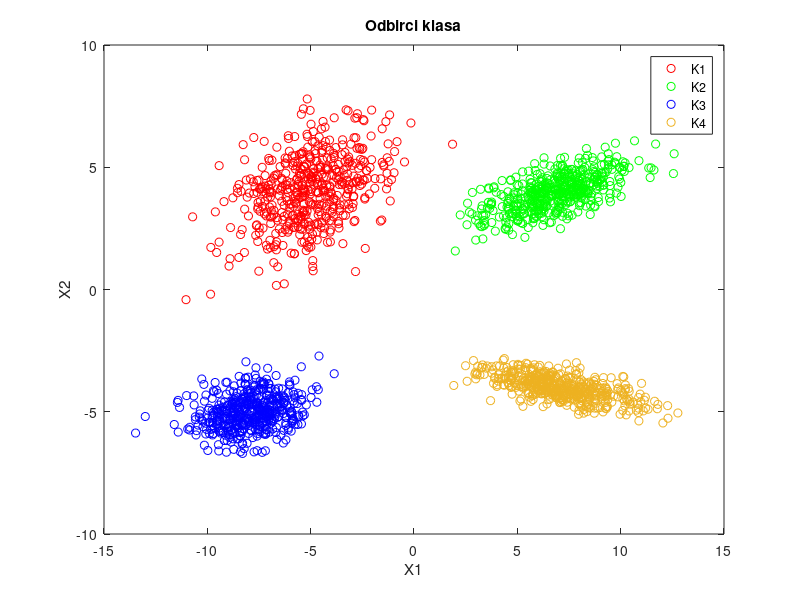
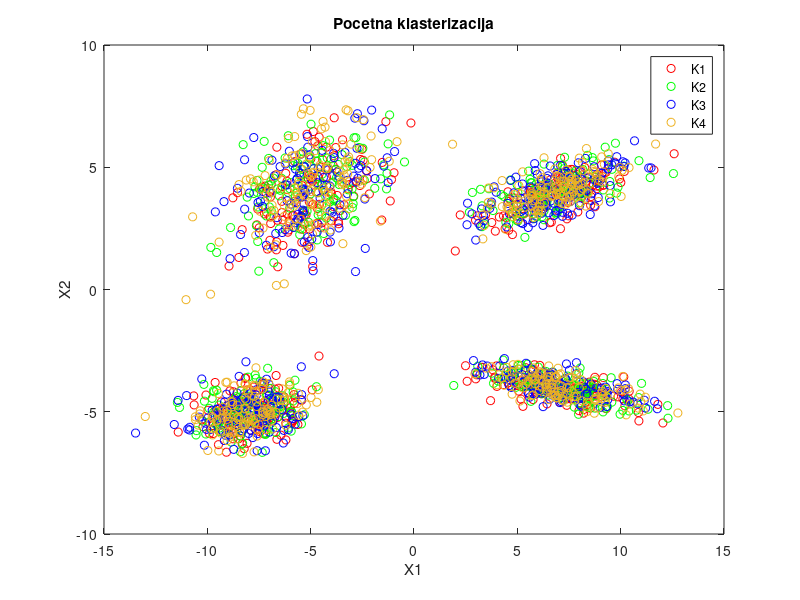
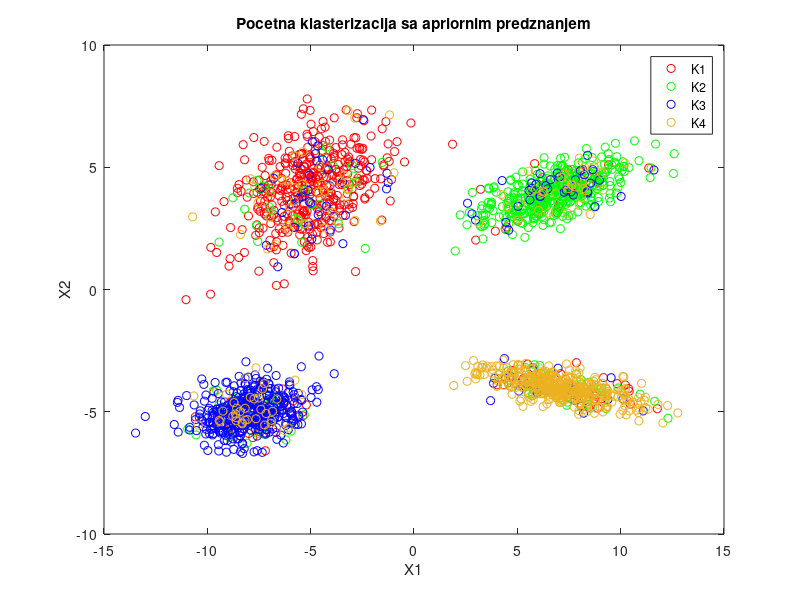
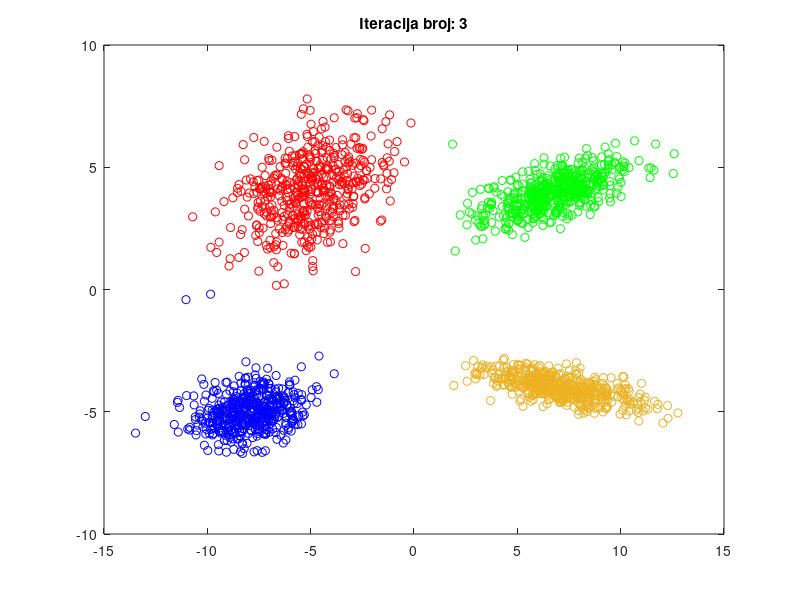

MATLAB code for these plots, in order: (Note: this script raises an error after producing the figures.)
%% Domaci zadatak iz prepoznavanja oblika - zadatak 4, zahtev 1

clear;
close all;
clc;

%% Generisanje dvodimenzionalna odbiraka od 4 linearno separabilne klase
N=500;

%Klasa 1

M1 = [-5; 4];
S1 = [3.5 1.1;1.1 2];
[F1,L1]=eig(S1);
T1=F1*L1^(1/2);
X1 = (T1*randn(2,N)+M1*ones(1,N));

%Klasa 2

M2 = [7; 4]; 
S2 = [3 0.8;0.8 0.5];
[F2,L2]=eig(S2);
T2=F2*L2^(1/2);
X2 = (T2*randn(2,N)+M2*ones(1,N));

%Klasa 3

M3 = [-8; -5];
S3 = [2 0.3;0.3 0.5];
[F3,L3]=eig(S3);
T3=F3*L3^(1/2);
X3 = (T3*randn(2,N)+M3*ones(1,N));

%Klasa 4

M4 = [7; -4];
S4 = [4 -0.6;-0.6 0.23];
[F4,L4]=eig(S4);
T4=F4*L4^(1/2);
X4 = (T4*randn(2,N)+M4*ones(1,N));

figure(12);
plot(X1(1,:),X1(2,:),'ro'); 
hold on
plot(X2(1,:),X2(2,:),'go');
plot(X3(1,:),X3(2,:),'bo');
plot(X4(1,:),X4(2,:),'o','color',[0.9290 0.6940 0.1250]);

xlabel('X1');
ylabel('X2');
legend('K1','K2','K3','K4');
title('Odbirci klasa');
hold off

%% C-mean klasterizacija (nasumicna pocetna klasterizacija)

test=rand(4,N);

K1=[];
K2=[];
K3=[];
K4=[];

for i=1:N                       % iteriranje kroz X1
    if test(1,i)<0.25
        K1=[K1 X1(:,i)];
    elseif test(1,i)<0.5
        K2=[K2 X1(:,i)];
    elseif test(1,i)<0.75
        K3=[K3 X1(:,i)];
    else 
        K4=[K4 X1(:,i)];
    end
end

for i=1:N                       % iteriranje kroz X2
    if test(2,i)<0.25
        K1=[K1 X2(:,i)];
    elseif test(2,i)<0.5
        K2=[K2 X2(:,i)];
    elseif test(2,i)<0.75
        K3=[K3 X2(:,i)];
    else 
        K4=[K4 X2(:,i)];
    end
end

for i=1:N                       % iteriranje kroz X3
    if test(3,i)<0.25
        K1=[K1 X3(:,i)];
    elseif test(3,i)<0.5
        K2=[K2 X3(:,i)];
    elseif test(3,i)<0.75
        K3=[K3 X3(:,i)];
    else 
        K4=[K4 X3(:,i)];
    end
end

for i=1:N                        % iteriranje kroz X4
    if test(4,i)<0.25
        K1=[K1 X4(:,i)];
    elseif test(4,i)<0.5
        K2=[K2 X4(:,i)];
    elseif test(4,i)<0.75
        K3=[K3 X4(:,i)];
    else 
        K4=[K4 X4(:,i)];
    end
end
        
figure(13); 
plot(K1(1,:),K1(2,:),'ro');
hold on; 
plot(K2(1,:),K2(2,:),'go'); 
plot(K3(1,:),K3(2,:),'bo');
plot(K4(1,:),K4(2,:),'o','color',[0.9290 0.6940 0.1250]); 
title('Pocetna klasterizacija');
xlabel('X1');
ylabel('X2');
legend('K1','K2','K3','K4');
hold off


%% C-mean klasterizacija (pocetna klasterizacija sa apriornim predznanjem)

test=rand(4,N*3/10);

K1=X1(:,N*3/10+1:end);
K2=X2(:,N*3/10+1:end);
K3=X3(:,N*3/10+1:end);
K4=X4(:,N*3/10+1:end);

for i=1:N*3/10                  % iteriranje kroz X1
    if test(1,i)<0.25
        K1=[K1 X1(:,i)];
    elseif test(1,i)<0.5
        K2=[K2 X1(:,i)];
    elseif test(1,i)<0.75
        K3=[K3 X1(:,i)];
    else 
        K4=[K4 X1(:,i)];
    end
end
for i=1:N*3/10                  % iteriranje kroz X2
    if test(2,i)<0.25
        K1=[K1 X2(:,i)];
    elseif test(2,i)<0.5
        K2=[K2 X2(:,i)];
    elseif test(2,i)<0.75
        K3=[K3 X2(:,i)];
    else 
        K4=[K4 X2(:,i)];
    end
end

for i=1:N*3/10                  % iteriranje kroz X3
    if test(3,i)<0.25
        K1=[K1 X3(:,i)];
    elseif test(3,i)<0.5
        K2=[K2 X3(:,i)];
    elseif test(3,i)<0.75
        K3=[K3 X3(:,i)];
    else 
        K4=[K4 X3(:,i)];
    end
end

for i=1:N*3/10                  % iteriranje kroz X4
    if test(4,i)<0.25
        K1=[K1 X4(:,i)];
    elseif test(4,i)<0.5
        K2=[K2 X4(:,i)];
    elseif test(4,i)<0.75
        K3=[K3 X4(:,i)];
    else 
        K4=[K4 X4(:,i)];
    end
end
        
figure(14); 
plot(K1(1,:),K1(2,:),'ro');
hold on; 
plot(K2(1,:),K2(2,:),'go'); 
plot(K3(1,:),K3(2,:),'bo'); 
plot(K4(1,:),K4(2,:),'o','color',[0.9290 0.6940 0.1250]); 
title('Pocetna klasterizacija sa apriornim predznanjem');
xlabel('X1');
ylabel('X2');
legend('K1','K2','K3','K4');
hold off

%% Klasterizacija 4 klase

%broj elemenata u klasterima

N1=length(K1(1,:));
N2=length(K2(1,:));
N3=length(K3(1,:));
N4=length(K4(1,:));

%srednje vrednosti klastera

M1=mean(K1,2);
M2=mean(K2,2);
M3=mean(K3,2);
M4=mean(K4,2);

itermax=100;               %maks broj iteracija
l=1;
reclust=1;                  % 1 je ako ima reklasterizacije, 0 ako je nema

while (l<itermax) && reclust
    K1pom=[];
    K2pom=[];
    K3pom=[];
    K4pom=[];
    
    reclust=0;
    
    for i=1:N1                  % racunamo euklidsko rastojanje i trazimo minimum za 1. klasu
        d1=sum((K1(:,i)-M1).^2);
        d2=sum((K1(:,i)-M2).^2);
        d3=sum((K1(:,i)-M3).^2);
        d4=sum((K1(:,i)-M4).^2);
        dmin=min([d1 d2 d3 d4]);
        
        if d1==dmin
            K1pom=[K1pom K1(:,i)];
        elseif d2==dmin
            K2pom=[K2pom K1(:,i)];
            reclust=1;
        elseif d3==dmin
            K3pom=[K3pom K1(:,i)];
            reclust=1;  
        else
            K4pom=[K4pom K1(:,i)];
            reclust=1;  
        end
    end
    
    for i=1:N2                  % racunamo euklidsko rastojanje i trazimo minimum za 2. klasu
        d1=sum((K2(:,i)-M1).^2);
        d2=sum((K2(:,i)-M2).^2);
        d3=sum((K2(:,i)-M3).^2);
        d4=sum((K2(:,i)-M4).^2);
        dmin=min([d1 d2 d3 d4]);
        
        if d1==dmin
            K1pom=[K1pom K2(:,i)];
            reclust=1;
        elseif d2==dmin
            K2pom=[K2pom K2(:,i)];
        elseif d3==dmin
            K3pom=[K3pom K2(:,i)];
            reclust=1;  
        else
            K4pom=[K4pom K2(:,i)];
            reclust=1;  
        end
    end
    
        for i=1:N3              % racunamo euklidsko rastojanje i trazimo minimum za 3. klasu
        d1=sum((K3(:,i)-M1).^2);
        d2=sum((K3(:,i)-M2).^2);
        d3=sum((K3(:,i)-M3).^2);
        d4=sum((K3(:,i)-M4).^2);
        dmin=min([d1 d2 d3 d4]);
        
        if d1==dmin
            K1pom=[K1pom K3(:,i)];
            reclust=1;
        elseif d2==dmin
            K2pom=[K2pom K3(:,i)];
            reclust=1;
        elseif d3==dmin
            K3pom=[K3pom K3(:,i)]; 
        else
            K4pom=[K4pom K3(:,i)];
            reclust=1;  
        end
    end

    for i=1:N4                  % racunamo euklidsko rastojanje i trazimo minimum za 4. klasu
        d1=sum((K4(:,i)-M1).^2);
        d2=sum((K4(:,i)-M2).^2);
        d3=sum((K4(:,i)-M3).^2);
        d4=sum((K4(:,i)-M4).^2);
        dmin=min([d1 d2 d3 d4]);
        
        if d1==dmin
            K1pom=[K1pom K4(:,i)];
            reclust=1;
        elseif d2==dmin
            K2pom=[K2pom K4(:,i)];
            reclust=1;
        elseif d3==dmin
            K3pom=[K3pom K4(:,i)];
            reclust=1;
        else
            K4pom=[K4pom K4(:,i)];
        end
    end
    
    clear K1 K2 K3 K4;
    K1=K1pom;
    K2=K2pom;
    K3=K3pom;
    K4=K4pom;
    
    figure(15); 
    plot(K1(1,:),K1(2,:),'ro'); 
    hold on; 
    plot(K2(1,:),K2(2,:),'go');
    plot(K3(1,:),K3(2,:),'bo');
    plot(K4(1,:),K4(2,:),'o','color',[0.9290 0.6940 0.1250]);
    hold off;
    title(['Iteracija broj: ' num2str(l)]);
    pause
    
    % priprema za narednu iteraciju
    
    N1=length(K1(1,:)); 
    N2=length(K2(1,:));
    N3=length(K3(1,:));
    N4=length(K4(1,:));
    
    M1=mean(K1,2);
    M2=mean(K2,2);
    M3=mean(K3,2);
    M4=mean(K4,2);
    
    l=l+1;
  
    
end

%% Klasterizacija kada apriorno ne poznajemo broj klasa ( pretpostavka da postoje 3 klase)


%% C-mean klasterizacija (nasumicna pocetna klasterizacija sa 3 klase)

test=rand(4,N);

K1=[];
K2=[];
K3=[];

for i=1:N                   % skup X1
    if test(1,i)<1/3
        K1=[K1 X1(:,i)];
    elseif test(1,i)<2/3
        K2=[K2 X1(:,i)];     
    else 
        K3=[K3 X1(:,i)];
    end
end
for i=1:N                   % skup X2
    if test(2,i)<1/3
        K1=[K1 X2(:,i)];
    elseif test(2,i)<2/3
        K2=[K2 X2(:,i)];
    else 
        K3=[K3 X2(:,i)];
    end
end

for i=1:N                    % skup X3
    if test(3,i)<1/3
        K1=[K1 X3(:,i)];
    elseif test(3,i)<2/3
        K2=[K2 X3(:,i)];
    else 
        K3=[K3 X3(:,i)];
    end
end

for i=1:N                     % skup X4
    if test(4,i)<1/3
        K1=[K1 X4(:,i)];
    elseif test(4,i)<2/3
        K2=[K2 X4(:,i)];
    else
        K3=[K3 X4(:,i)];
    end
end
        
figure(16); 
plot(K1(1,:),K1(2,:),'ro'); 
hold on; 
plot(K2(1,:),K2(2,:),'go');
plot(K3(1,:),K3(2,:),'bo');
hold off;
title('Pocetna klasterizacija');
xlabel('X1');
ylabel('X2');
legend('K1','K2','K3');
hold off

%% Klasterizacija sa 3 klase

%broj elemenata u klasterima

N1=length(K1(1,:));
N2=length(K2(1,:));
N3=length(K3(1,:));

%srednje vrednosti klastera

M1=mean(K1,2);
M2=mean(K2,2);
M3=mean(K3,2);

itermax=100;                %maksimalni broj iteracija
l=1;
reclust=1;                  % 1 je ako ima reklasterizacije, 0 ako je nema

while (l<itermax) && reclust
    
    K1pom=[];
    K2pom=[];
    K3pom=[];
    
    reclust=0;
    
    for i=1:N1                  % racunamo euklidsko rastojanje i trazimo minimum za 1. klasu
        d1=sum((K1(:,i)-M1).^2);
        d2=sum((K1(:,i)-M2).^2);
        d3=sum((K1(:,i)-M3).^2);
        dmin=min([d1 d2 d3]);
        if d1==dmin
            K1pom=[K1pom K1(:,i)];
        elseif d2==dmin
            K2pom=[K2pom K1(:,i)];
            reclust=1;
        else
            K3pom=[K3pom K1(:,i)];
            reclust=1;  
        end
    end
    
    for i=1:N2                  % racunamo euklidsko rastojanje i trazimo minimum za 2. klasu
        d1=sum((K2(:,i)-M1).^2);
        d2=sum((K2(:,i)-M2).^2);
        d3=sum((K2(:,i)-M3).^2);
        dmin=min([d1 d2 d3]);
        if d1==dmin
            K1pom=[K1pom K2(:,i)];
            reclust=1;
        elseif d2==dmin
            K2pom=[K2pom K2(:,i)];
        else
            K3pom=[K3pom K2(:,i)];
            reclust=1;  
        end
    end
    
    for i=1:N3                  % racunamo euklidsko rastojanje i trazimo minimum za 3. klasu
        d1=sum((K3(:,i)-M1).^2);
        d2=sum((K3(:,i)-M2).^2);
        d3=sum((K3(:,i)-M3).^2);
        dmin=min([d1 d2 d3]);   
        if d1==dmin
            K1pom=[K1pom K3(:,i)];
            reclust=1;
        elseif d2==dmin
            K2pom=[K2pom K3(:,i)];
            reclust=1;
        else
            K3pom=[K3pom K3(:,i)]; 
        end
    end

    
    clear K1 K2 K3;
    K1=K1pom;
    K2=K2pom;
    K3=K3pom;
    
    figure(17); 
    plot(K1(1,:),K1(2,:),'ro'); 
    hold on; 
    plot(K2(1,:),K2(2,:),'go');
    plot(K3(1,:),K3(2,:),'bo');
    hold off;
    title(['Iteracija broj: ' num2str(l)]);
    pause 
    
    % priprema za narednu iteraciju
    
    N1=length(K1(1,:)); 
    N2=length(K2(1,:));
    N3=length(K3(1,:));

    M1=mean(K1,2);
    M2=mean(K2,2);
    M3=mean(K3,2);

    l=l+1;
end

%% Klasterizacija kada apriorno ne poznajemo broj klasa ( pretpostavka da postoji 5 klasa) 


%% C-mean klasterizacija (nasumicna pocetna klasterizacija sa 5 klasa)

test=rand(4,N);

K1=[];
K2=[];
K3=[];
K4=[];
K5=[];

for i=1:N                   % skup X1
    if test(1,i)<1/5
        K1=[K1 X1(:,i)];
    elseif test(1,i)<2/5
        K2=[K2 X1(:,i)];
    elseif test(1,i)<3/5
        K3=[K3 X1(:,i)];
    elseif  test(1,i)<4/5
        K4=[K4 X1(:,i)];
    else
        K5=[K5 X1(:,i)];
    end
end
for i=1:N                   % skup X2
    if test(2,i)<1/5
        K1=[K1 X2(:,i)];
    elseif test(2,i)<2/5
        K2=[K2 X2(:,i)];
    elseif test(2,i)<3/5
        K3=[K3 X2(:,i)];
    elseif  test(2,i)<4/5
        K4=[K4 X2(:,i)];
    else
        K5=[K5 X2(:,i)];
    end
end

for i=1:N                   % skup X3
    if test(3,i)<1/5
        K1=[K1 X3(:,i)];
    elseif test(3,i)<2/5
        K2=[K2 X3(:,i)];
    elseif test(3,i)<3/5
        K3=[K3 X3(:,i)];
    elseif  test(3,i)<4/5
        K4=[K4 X3(:,i)];
    else
        K5=[K5 X3(:,i)];
    end
end

for i=1:N                   % skup X4
    if test(4,i)<1/5
        K1=[K1 X4(:,i)];
    elseif test(4,i)<2/5
        K2=[K2 X4(:,i)];
    elseif test(4,i)<3/5
        K3=[K3 X4(:,i)];
    elseif  test(4,i)<4/5
        K4=[K4 X4(:,i)];
    else
        K5=[K5 X4(:,i)];
    end
end
        
figure(18); 
plot(K1(1,:),K1(2,:),'ro'); 
hold on; 
plot(K2(1,:),K2(2,:),'go');
plot(K3(1,:),K3(2,:),'bo');
plot(K4(1,:),K4(2,:),'o', 'color',[0.9290 0.6940 0.1250] ); 
plot(K5(1,:),K5(2,:),'mo'); 

title('Pocetna klasterizacija');
xlabel('X1');
ylabel('X2');
legend('K1','K2','K3','K4','K5');
hold off

%% Klasterizacija sa 5 klasa

%broj elemenata u klasterima

N1=length(K1(1,:));
N2=length(K2(1,:));
N3=length(K3(1,:));
N4=length(K4(1,:));
N5=length(K5(1,:));

%srednje vrednosti klastera

M1=mean(K1,2);
M2=mean(K2,2);
M3=mean(K3,2);
M4=mean(K4,2);
M5=mean(K5,2);

itermax=100;                    %maksimalan broj iteracija
l=1;
reclust=1;                      % 1 je ako ima reklasterizacije, 0 ako je nema

while (l<itermax) && reclust
    
    K1pom=[];
    K2pom=[];
    K3pom=[];
    K4pom=[];
    K5pom=[];
    
    reclust=0;
    
    for i=1:N1                  % racunamo euklidsko rastojanje i trazimo minimum za 1. klasu
        d1=sum((K1(:,i)-M1).^2);
        d2=sum((K1(:,i)-M2).^2);
        d3=sum((K1(:,i)-M3).^2);
        d4=sum((K1(:,i)-M4).^2);
        d5=sum((K1(:,i)-M5).^2);
        dmin=min([d1 d2 d3 d4 d5]);        
        if d1==dmin
            K1pom=[K1pom K1(:,i)];
        elseif d2==dmin
            K2pom=[K2pom K1(:,i)];
            reclust=1;
        elseif d3==dmin
            K3pom=[K3pom K1(:,i)];
            reclust=1;  
        elseif d4==dmin
            K4pom=[K4pom K1(:,i)];
            reclust=1;  
        else
            K5pom=[K5pom K1(:,i)];
            reclust=1;
        end
    end
    
    for i=1:N2                  % racunamo euklidsko rastojanje i trazimo minimum za 2. klasu
        d1=sum((K2(:,i)-M1).^2);
        d2=sum((K2(:,i)-M2).^2);
        d3=sum((K2(:,i)-M3).^2);
        d4=sum((K2(:,i)-M4).^2);
        d5=sum((K2(:,i)-M5).^2);
        dmin=min([d1 d2 d3 d4 d5]);       
        if d1==dmin
            K1pom=[K1pom K2(:,i)];
            reclust=1;
        elseif d2==dmin
            K2pom=[K2pom K2(:,i)];
        elseif d3==dmin
            K3pom=[K3pom K2(:,i)];
            reclust=1;  
        elseif d4==dmin
            K4pom=[K4pom K2(:,i)];
            reclust=1;  
        else
            K5pom=[K5pom K2(:,i)];
            reclust=1;
        end
        
    end
    
    for i=1:N3                  % racunamo euklidsko rastojanje i trazimo minimum za 3. klasu
        d1=sum((K3(:,i)-M1).^2);
        d2=sum((K3(:,i)-M2).^2);
        d3=sum((K3(:,i)-M3).^2);
        d4=sum((K3(:,i)-M4).^2);
        d5=sum((K3(:,i)-M5).^2);
        dmin=min([d1 d2 d3 d4 d5]);      
        if d1==dmin
            K1pom=[K1pom K3(:,i)];
            reclust=1;
        elseif d2==dmin
            K2pom=[K2pom K3(:,i)];
            reclust=1;
        elseif d3==dmin
            K3pom=[K3pom K3(:,i)]; 
        elseif d4==dmin
            K4pom=[K4pom K3(:,i)];
            reclust=1;
        else
            K5pom=[K5pom K3(:,i)];
            reclust=1;
        end
    end

    for i=1:N4                  % racunamo euklidsko rastojanje i trazimo minimum za 4. klasu
        d1=sum((K4(:,i)-M1).^2);
        d2=sum((K4(:,i)-M2).^2);
        d3=sum((K4(:,i)-M3).^2);
        d4=sum((K4(:,i)-M4).^2);
        d5=sum((K4(:,i)-M5).^2);
        dmin=min([d1 d2 d3 d4 d5]);     
        if d1==dmin
            K1pom=[K1pom K4(:,i)];
            reclust=1;
        elseif d2==dmin
            K2pom=[K2pom K4(:,i)];
            reclust=1;
        elseif d3==dmin
            K3pom=[K3pom K4(:,i)];
            reclust=1;
        elseif d4==dmin
            K4pom=[K4pom K4(:,i)];
        else
            K5pom=[K5pom K4(:,i)];
            reclust=1;
        end
    end
    
    for i=1:N5                  % racunamo euklidsko rastojanje i trazimo minimum za 5. klasu
        d1=sum((K5(:,i)-M1).^2);
        d2=sum((K5(:,i)-M2).^2);
        d3=sum((K5(:,i)-M3).^2);
        d4=sum((K5(:,i)-M4).^2);
        d5=sum((K5(:,i)-M5).^2);
        dmin=min([d1 d2 d3 d4 d5]);        
        if d1==dmin
            K1pom=[K1pom K5(:,i)];
            reclust=1;
        elseif d2==dmin
            K2pom=[K2pom K5(:,i)];
            reclust=1;
        elseif d3==dmin
            K3pom=[K3pom K5(:,i)];
            reclust=1;
        elseif d4==dmin
            K4pom=[K4pom K5(:,i)];
            reclust=1;
        else
            K5pom=[K5pom K5(:,i)];
        end
    end
    
    
    clear K1 K2 K3 K4 K5;
    K1=K1pom;
    K2=K2pom;
    K3=K3pom;
    K4=K4pom;
    K5=K5pom;
    
    figure(19); 
    plot(K1(1,:),K1(2,:),'ro'); 
    hold on; 
    plot(K2(1,:),K2(2,:),'go');
    plot(K3(1,:),K3(2,:),'bo');
    plot(K4(1,:),K4(2,:),'o', 'color',[0.9290 0.6940 0.1250] ); 
    plot(K5(1,:),K5(2,:),'mo'); 
    hold off
    title(['Iteracija broj: ' num2str(l)]);
    pause 
    
    % priprema za narednu iteraciju
    
    N1=length(K1(1,:)); 
    N2=length(K2(1,:));
    N3=length(K3(1,:));
    N4=length(K4(1,:));
    N5=length(K5(1,:));
    
    M1=mean(K1,2);
    M2=mean(K2,2);
    M3=mean(K3,2);
    M4=mean(K4,2);
    M5=mean(K5,2);
    
    l=l+1;
end
